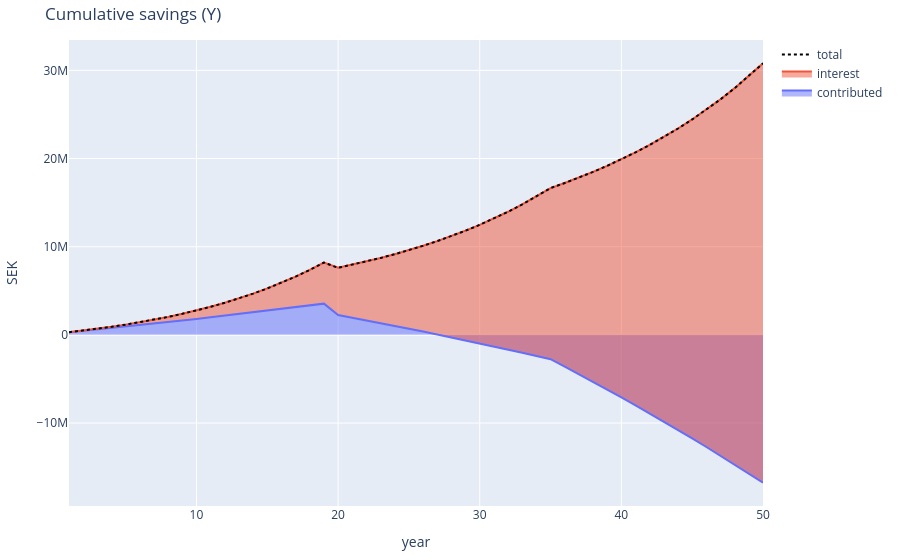

Source (notebook cell):
### Markdown cell above
# 3. Cumulative savings estimator

### Code cell
BASE = 1.2e5+2e4
ADDITION_GROWTH_RATE = 0.015 # yearly addition increases % per year
YEARLY_RATE = 0.085 # per year

YEAR_PLAN = [
    # saving X / month
    {
        'year': [1, 20], 
        'yearly_addition': 12*12000+12000, 
        'yearly_addition_change': ADDITION_GROWTH_RATE, 
        'yearly_growth_rate': YEARLY_RATE
        }, 
    # lump sum withdrawal
    {
        'year': 20, 
        'yearly_addition': -1.5e6
        },
    # no addition, subtraction only
    {
        'year': [21, 35], 
        'yearly_addition': -12*25000, 
        'yearly_addition_change': ADDITION_GROWTH_RATE, 
        'yearly_growth_rate': YEARLY_RATE
    },
    # # no addition, no subtraction
    # {
    #     'year': [36, 40], 
    #     'yearly_addition': 0, 
    #     'yearly_addition_change': 0, 
    #     'yearly_growth_rate': YEARLY_RATE
    # },
    # no addition, no subtraction
    {
        'year': [36, 50], 
        'yearly_addition': -12*35000*2, 
        'yearly_addition_change': ADDITION_GROWTH_RATE, 
        'yearly_growth_rate': YEARLY_RATE
    },
]

contributed, interest_earned, yearly_addition, total = f_compound(
    base=BASE,
    year_plan=YEAR_PLAN,
    plot=True,
    title='Cumulative savings (Y)'
    )

### Figure 1 — Plotly figure (JSON) as saved in the notebook; plotly's stock layout.template omitted (floating-point values rounded to 4 significant figures)
{"data": [{"hovertemplate": "%{y:,.2~f}<extra></extra>", "name": "contributed", "stackgroup": "one", "type": "scatter", "x": [1, 2, 3, 4, 5, 6, 7, 8, 9, 10, 11, 12, 13, 14, 15, 16, 17, 18, 19, 20, 21, 22, 23, 24, 25, 26, 27, 28, 29, 30, 31, 32, 33, 34, 35, 36, 37, 38, 39, 40, 41, 42, 43, 44, 45, 46, 47, 48, 49, 50], "y": [296000, 454340, 615100.0, 778200.0, 943800.0, 1112000.0, 1282000.0, 1456000.0, 1631000.0, 1810000.0, 1991000.0, 2174000.0, 2361000.0, 2550000.0, 2742000.0, 2937000.0, 3135000.0, 3336000.0, 3540000.0, 2247000.0, 1947000.0, 1643000.0, 1334000.0, 1020000.0, 701600.0, 378400.0, 50390.0, -282600.0, -620500.0, -963500.0, -1312000.0, -1665000.0, -2024000.0, -2388000.0, -2757000.0, -3597000.0, -4450000.0, -5315000.0, -6194000.0, -7085000.0, -7990000.0, -8909000.0, -9841000.0, -10790000.0, -11750000.0, -12720000.0, -13710000.0, -14720000.0, -15740000.0, -16770000.0]}, {"hovertemplate": "%{y:,.2~f}<extra></extra>", "name": "interest", "stackgroup": "one", "type": "scatter", "x": [1, 2, 3, 4, 5, 6, 7, 8, 9, 10, 11, 12, 13, 14, 15, 16, 17, 18, 19, 20, 21, 22, 23, 24, 25, 26, 27, 28, 29, 30, 31, 32, 33, 34, 35, 36, 37, 38, 39, 40, 41, 42, 43, 44, 45, 46, 47, 48, 49, 50], "y": [11900, 38070.0, 79930.0, 139000.0, 217000.0, 315600.0, 437000.0, 583100.0, 756400.0, 959300.0, 1195000.0, 1465000.0, 1775000.0, 2126000.0, 2524000.0, 2972000.0, 3474000.0, 4036000.0, 4662000.0, 5359000.0, 6006000.0, 6682000.0, 7390000.0, 8131000.0, 8909000.0, 9726000.0, 10580000.0, 11490000.0, 12440000.0, 13450000.0, 14510000.0, 15630000.0, 16820000.0, 18070000.0, 19410000.0, 20820000.0, 22290000.0, 23800000.0, 25370000.0, 27000000.0, 28700000.0, 30460000.0, 32290000.0, 34190000.0, 36180000.0, 38260000.0, 40430000.0, 42700000.0, 45080000.0, 47580000.0]}, {"hovertemplate": "%{y:,.2~f}<extra></extra>", "line": {"color": "black", "dash": "dot"}, "name": "total", "type": "scatter", "x": [1, 2, 3, 4, 5, 6, 7, 8, 9, 10, 11, 12, 13, 14, 15, 16, 17, 18, 19, 20, 21, 22, 23, 24, 25, 26, 27, 28, 29, 30, 31, 32, 33, 34, 35, 36, 37, 38, 39, 40, 41, 42, 43, 44, 45, 46, 47, 48, 49, 50], "y": [307900, 492400.0, 695000.0, 917200.0, 1161000.0, 1427000.0, 1719000.0, 2039000.0, 2388000.0, 2769000.0, 3185000.0, 3640000.0, 4136000.0, 4677000.0, 5266000.0, 5909000.0, 6609000.0, 7372000.0, 8202000.0, 7607000.0, 7953000.0, 8325000.0, 8723000.0, 9151000.0, 9611000.0, 10100000.0, 10640000.0, 11210000.0, 11820000.0, 12480000.0, 13200000.0, 13960000.0, 14790000.0, 15680000.0, 16650000.0, 17220000.0, 17840000.0, 18490000.0, 19180000.0, 19920000.0, 20710000.0, 21550000.0, 22450000.0, 23410000.0, 24440000.0, 25540000.0, 26720000.0, 27990000.0, 29350000.0, 30810000.0]}], "layout": {"hovermode": "x unified", "margin": {"b": 50, "l": 60, "r": 20, "t": 40}, "title": {"text": "Cumulative savings (Y)"}, "xaxis": {"title": {"text": "year"}}, "yaxis": {"title": {"text": "SEK"}}}}
